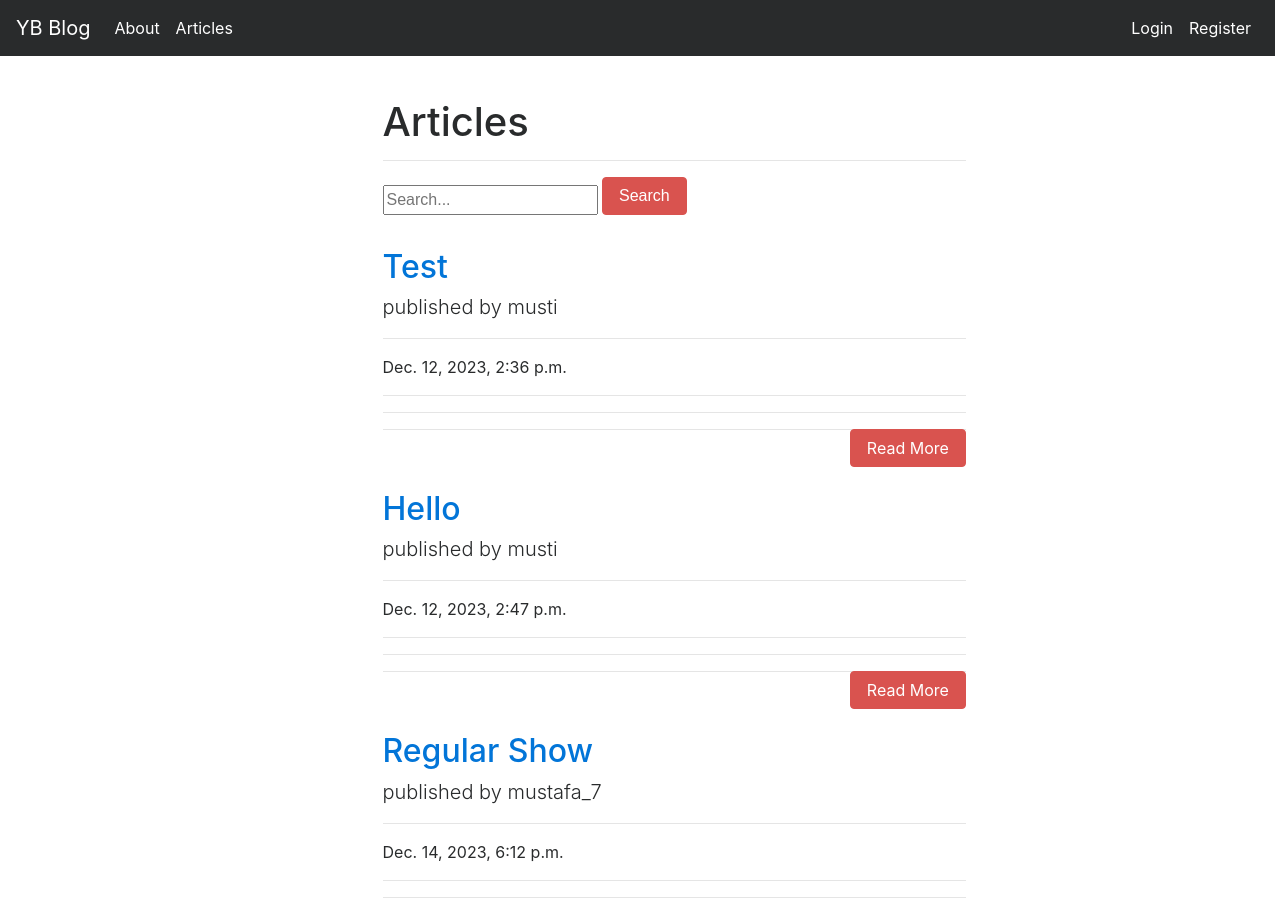
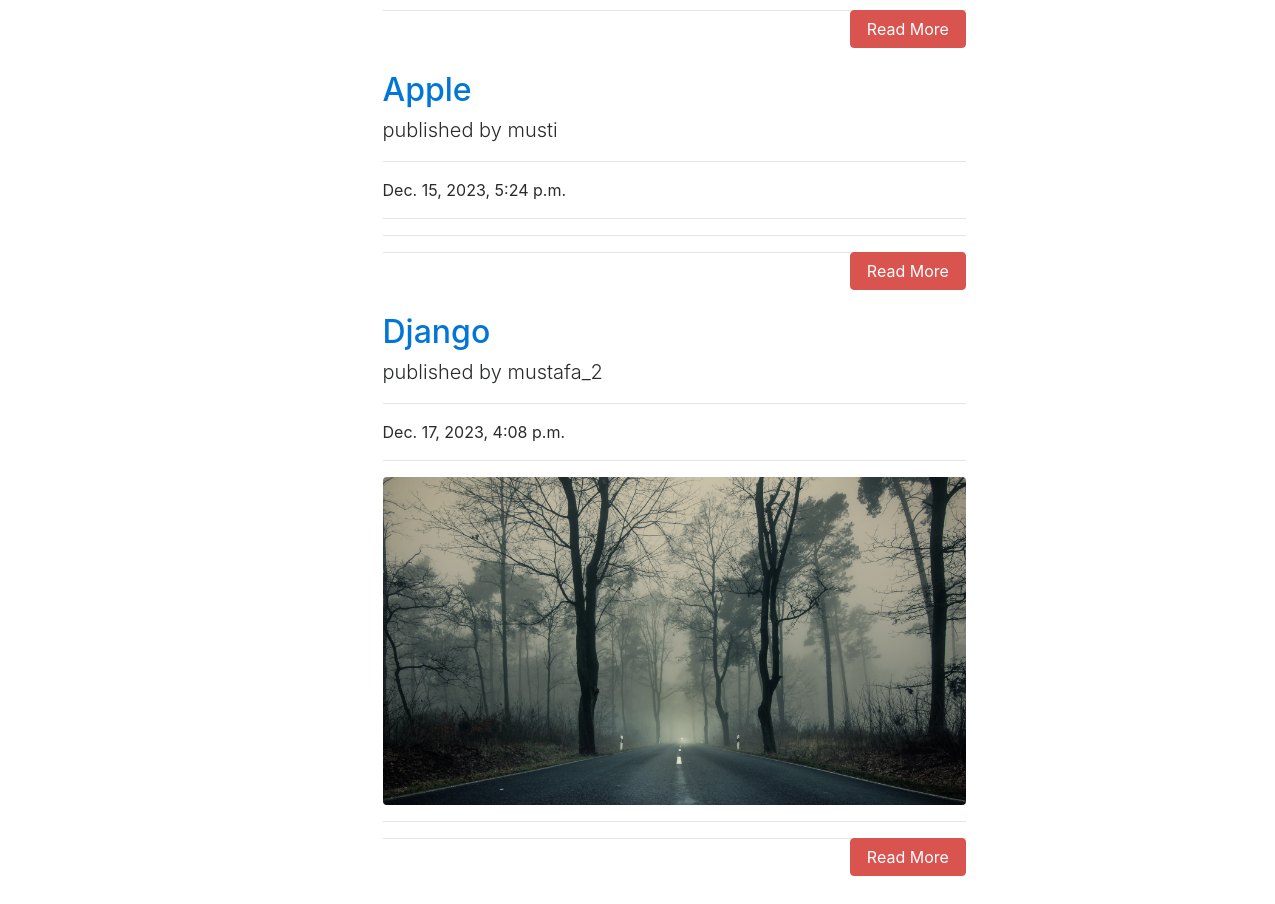
The app's page /articles/ with its own data (2 pictures, top to bottom).
### article/models.py (models this page shows, shortened)
class Article(models.Model):
    author = models.ForeignKey('auth.User', on_delete=models.CASCADE)
    title = models.CharField(max_length=50)
    contet= RichTextField()
    created_date = models.DateTimeField(auto_now_add=True)
    article_image = models.FileField(blank = True,null = True,verbose_name="Add Image")

### article/views.py (the view)
# urls.py: path('',views.articles,name = "articles"),
def articles(request):
    keyword = request.GET.get("keyword")
    if keyword:
        articles=Article.objects.filter(title__contains= keyword)
        return render(request,"articles.html",{"articles":articles})
    articles=Article.objects.all()
    return render(request,'articles.html',{'articles':articles})

### templates/articles.html (shortened to what this page needs)
{% extends "layout.html" %}
{% block body %}
<div class ="row">
        <div class="col-md-10 offset-md-3">
            <div class="col-lg-8">
                <h1>Articles</h1>
                <hr>
                </div>
        </div>
</div>
<div class ="row">
    <div class="col-md-10 offset-md-3">
        <div class="col-lg-8">
            <form>
                <input type="text" name = "keyword" class="input-sm" maxlength="64" placeholder="Search...">
              <button type="submit" class="btn btn-danger" style="margin-bottom:10px;">Search</button>
            </form>
      </div>
    </div>
</div>
{% if articles %}
{% for article in articles %}
<div class="row">
    <div class="col-md-10 offset-md-3">
    <div class="col-lg-8">
      <a href="{% url 'article:detail' article.id %}"><h2 class="mt-4">{{article.title}}</h2></a>
      <p class="lead">
        published by {{article.author.username}}
      </p>
      <hr>
      <p>{{article.created_date}}</p>
      <hr>
      {% if article.article_image %}
      <a href="{% url 'article:detail' article.id %}"><img class="img-fluid rounded" src="{{article.article_image.url}}" alt=""></a>
      {% endif %}
      <hr>
      <a style ="float : right;" href="{% url 'article:detail' article.id %}" class ="btn btn-danger">Read More</a>
      <hr>
        </div>
      </div>
      </div>
{% endfor %}
{% endif %}
{% endblock body %}

### templates/layout.html (shortened to what this page needs)
<!DOCTYPE html>
{% load static %}
<html lang="en">
<head>
    <link rel="stylesheet" href="{% static 'css/bootstrap.min.css' %}" >
</head>
<body>
        {% include "includes/navbar.html" %}
        <div style = "margin-top : 100px; margin-bottom:100px;" class = "container">
            {% block body %}
            {% endblock body %}
        </div>
</body>
</html>

### templates/includes/navbar.html (shortened to what this page needs)
<nav class="navbar navbar-toggleable-md navbar-inverse fixed-top bg-inverse">
    <a class="navbar-brand" href="{% url 'index' %}">YB Blog</a>
    <div class="collapse navbar-collapse" id="navbarCollapse">
      <ul class="navbar-nav mr-auto">
        <li class="nav-item active">
          <a class="nav-link" href="{% url 'about' %}">About</a>
        </li>
        <li class="nav-item active">
            <a class="nav-link" href="{% url 'article:articles' %}">Articles</a>
          </li>
      </ul>
      <ul class="navbar-nav ml-auto">
      {% if request.user.is_authenticated %}
          <li class="nav-item active">
            <a class="nav-link" href="{% url 'article:dashboard' %}">Control Panel</a>
          </li>
          <li class="nav-item active">
            <a class="nav-link" href="{% url 'user:logout' %}">Log out</a>
          </li>
      {% else %}
          <li class="nav-item active">
            <a class="nav-link" href="{% url 'user:login' %}">Login</a>
          </li>
      {% endif %}
          <li class="nav-item active">
            <a class="nav-link" href="{% url 'user:register' %}">Register</a>
          </li>
        </ul>
    </div>
  </nav>

### records on screen
Article: title "Test", author.username "musti", created_date "Dec. 12, 2023, 2:36 p.m."
Article: title "Hello", author.username "musti", created_date "Dec. 12, 2023, 2:47 p.m."
Article: title "Regular Show", author.username "mustafa_7", created_date "Dec. 14, 2023, 6:12 p.m."
Article: title "Apple", author.username "musti", created_date "Dec. 15, 2023, 5:24 p.m."
Article: title "Django", author.username "mustafa_2", created_date "Dec. 17, 2023, 4:08 p.m.", article_image (picture)
